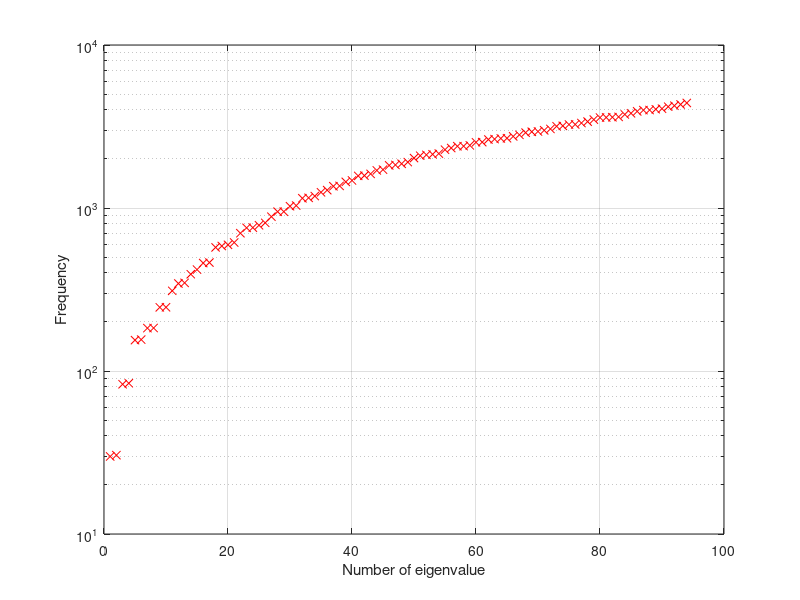

This chart was generated by the following MATLAB code:
% This script plots the eigenvalues in semilogaritmic scale

%%
% DCFA swept wing assignement
%
% Teamwork
% Team members: Venti Edoardo         944421
%               Zemello Matteo        942003
%               Zucchelli Umberto     952952
%               
%           
%

clear all, close all, clc

load w_esatta.mat

fig=figure;
semilogy(1:length(w_esatta)-6,w_esatta(7:end),'xr')
% title('Fuselage')
xlabel('Number of eigenvalue')
ylabel('Frequency')
grid on
saveas(fig,'Eigenvalues_free_fuselage','eps')